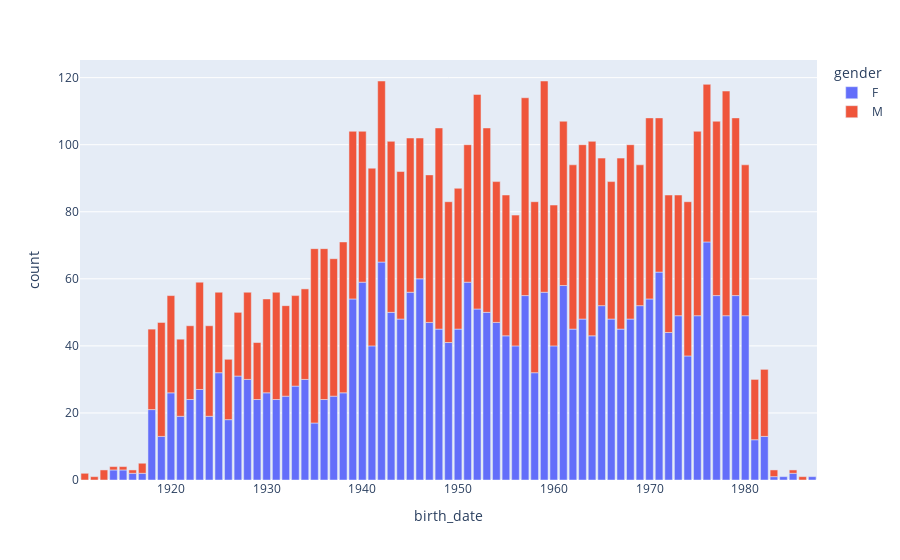

The code cell stored with this chart in its notebook:
### Markdown cell above
Most of the clients' birth year are between 1939 and 1980.

### Code cell
plot_date_variable_yearly_with_segmentation('birth_date', 'gender', 'client')
